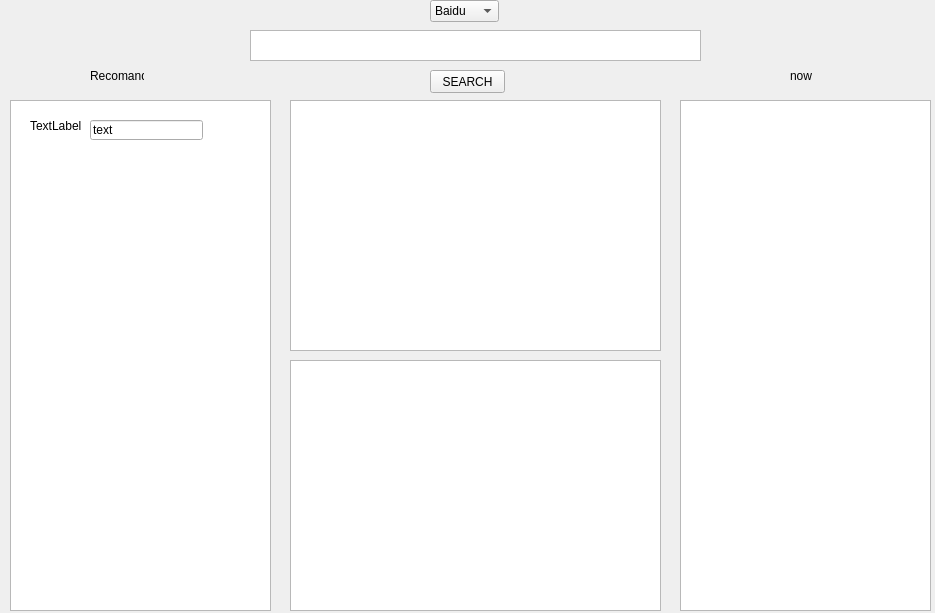
<?xml version="1.0" encoding="UTF-8"?>
<ui version="4.0">
 <class>Form</class>
 <widget class="QWidget" name="Form">
  <property name="geometry">
   <rect>
    <x>0</x>
    <y>0</y>
    <width>935</width>
    <height>613</height>
   </rect>
  </property>
  <property name="windowTitle">
   <string>Form</string>
  </property>
  <widget class="QTextEdit" name="textEdit">
   <property name="geometry">
    <rect>
     <x>250</x>
     <y>30</y>
     <width>451</width>
     <height>31</height>
    </rect>
   </property>
  </widget>
  <widget class="QPushButton" name="pushButton">
   <property name="geometry">
    <rect>
     <x>430</x>
     <y>70</y>
     <width>75</width>
     <height>23</height>
    </rect>
   </property>
   <property name="text">
    <string>SEARCH</string>
   </property>
   <property name="default">
    <bool>false</bool>
   </property>
  </widget>
  <widget class="QListView" name="listView_2">
   <property name="geometry">
    <rect>
     <x>290</x>
     <y>360</y>
     <width>371</width>
     <height>251</height>
    </rect>
   </property>
  </widget>
  <widget class="QListView" name="listView_3">
   <property name="geometry">
    <rect>
     <x>680</x>
     <y>100</y>
     <width>251</width>
     <height>511</height>
    </rect>
   </property>
  </widget>
  <widget class="QComboBox" name="comboBox">
   <property name="geometry">
    <rect>
     <x>430</x>
     <y>0</y>
     <width>69</width>
     <height>22</height>
    </rect>
   </property>
   <item>
    <property name="text">
     <string>Baidu</string>
    </property>
   </item>
   <item>
    <property name="text">
     <string>JD</string>
    </property>
   </item>
   <item>
    <property name="text">
     <string>TianMao</string>
    </property>
   </item>
   <item>
    <property name="text">
     <string>Google</string>
    </property>
   </item>
   <item>
    <property name="text">
     <string>Youtube</string>
    </property>
   </item>
   <item>
    <property name="text">
     <string>QQMusic</string>
    </property>
   </item>
   <item>
    <property name="text">
     <string>QQVideo</string>
    </property>
   </item>
   <item>
    <property name="text">
     <string>DouBan</string>
    </property>
   </item>
  </widget>
  <widget class="QListView" name="listView_4">
   <property name="geometry">
    <rect>
     <x>290</x>
     <y>100</y>
     <width>371</width>
     <height>251</height>
    </rect>
   </property>
  </widget>
  <widget class="QLabel" name="label">
   <property name="geometry">
    <rect>
     <x>90</x>
     <y>70</y>
     <width>54</width>
     <height>12</height>
    </rect>
   </property>
   <property name="text">
    <string>Recomand</string>
   </property>
  </widget>
  <widget class="QLabel" name="label_2">
   <property name="geometry">
    <rect>
     <x>790</x>
     <y>70</y>
     <width>54</width>
     <height>12</height>
    </rect>
   </property>
   <property name="text">
    <string>now</string>
   </property>
  </widget>
  <widget class="QListWidget" name="listWidget">
   <property name="geometry">
    <rect>
     <x>10</x>
     <y>100</y>
     <width>261</width>
     <height>511</height>
    </rect>
   </property>
  </widget>
  <widget class="QWidget" name="recomandItem" native="true">
   <property name="geometry">
    <rect>
     <x>20</x>
     <y>110</y>
     <width>231</width>
     <height>51</height>
    </rect>
   </property>
   <widget class="QLabel" name="label_3">
    <property name="geometry">
     <rect>
      <x>10</x>
      <y>10</y>
      <width>54</width>
      <height>12</height>
     </rect>
    </property>
    <property name="text">
     <string>TextLabel</string>
    </property>
   </widget>
   <widget class="QLineEdit" name="lineEdit">
    <property name="geometry">
     <rect>
      <x>70</x>
      <y>10</y>
      <width>113</width>
      <height>20</height>
     </rect>
    </property>
    <property name="text">
     <string>text</string>
    </property>
   </widget>
  </widget>
 </widget>
 <resources/>
 <connections/>
</ui>
